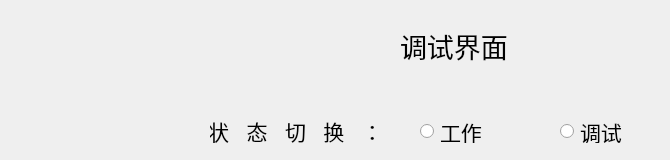
   <widget class="QWidget" name="page_6">
    <widget class="QLabel" name="Mainwindows_6">
     <property name="geometry">
      <rect>
       <x>400</x>
       <y>30</y>
       <width>111</width>
       <height>31</height>
      </rect>
     </property>
     <property name="font">
      <font>
       <pointsize>20</pointsize>
      </font>
     </property>
     <property name="text">
      <string>调试界面</string>
     </property>
    </widget>
    <widget class="QRadioButton" name="Work_4">
     <property name="geometry">
      <rect>
       <x>420</x>
       <y>120</y>
       <width>101</width>
       <height>23</height>
      </rect>
     </property>
     <property name="font">
      <font>
       <pointsize>16</pointsize>
      </font>
     </property>
     <property name="text">
      <string>工作</string>
     </property>
    </widget>
    <widget class="QLabel" name="mode_4">
     <property name="geometry">
      <rect>
       <x>210</x>
       <y>110</y>
       <width>171</width>
       <height>41</height>
      </rect>
     </property>
     <property name="font">
      <font>
       <pointsize>16</pointsize>
       <kerning>true</kerning>
      </font>
     </property>
     <property name="text">
      <string>状   态   切   换   ：</string>
     </property>
     <property name="alignment">
      <set>Qt::AlignCenter</set>
     </property>
    </widget>
    <widget class="QRadioButton" name="Build_4">
     <property name="geometry">
      <rect>
       <x>560</x>
       <y>120</y>
       <width>101</width>
       <height>23</height>
      </rect>
     </property>
     <property name="font">
      <font>
       <pointsize>16</pointsize>
      </font>
     </property>
     <property name="text">
      <string>调试</string>
     </property>
    </widget>
   </widget>
